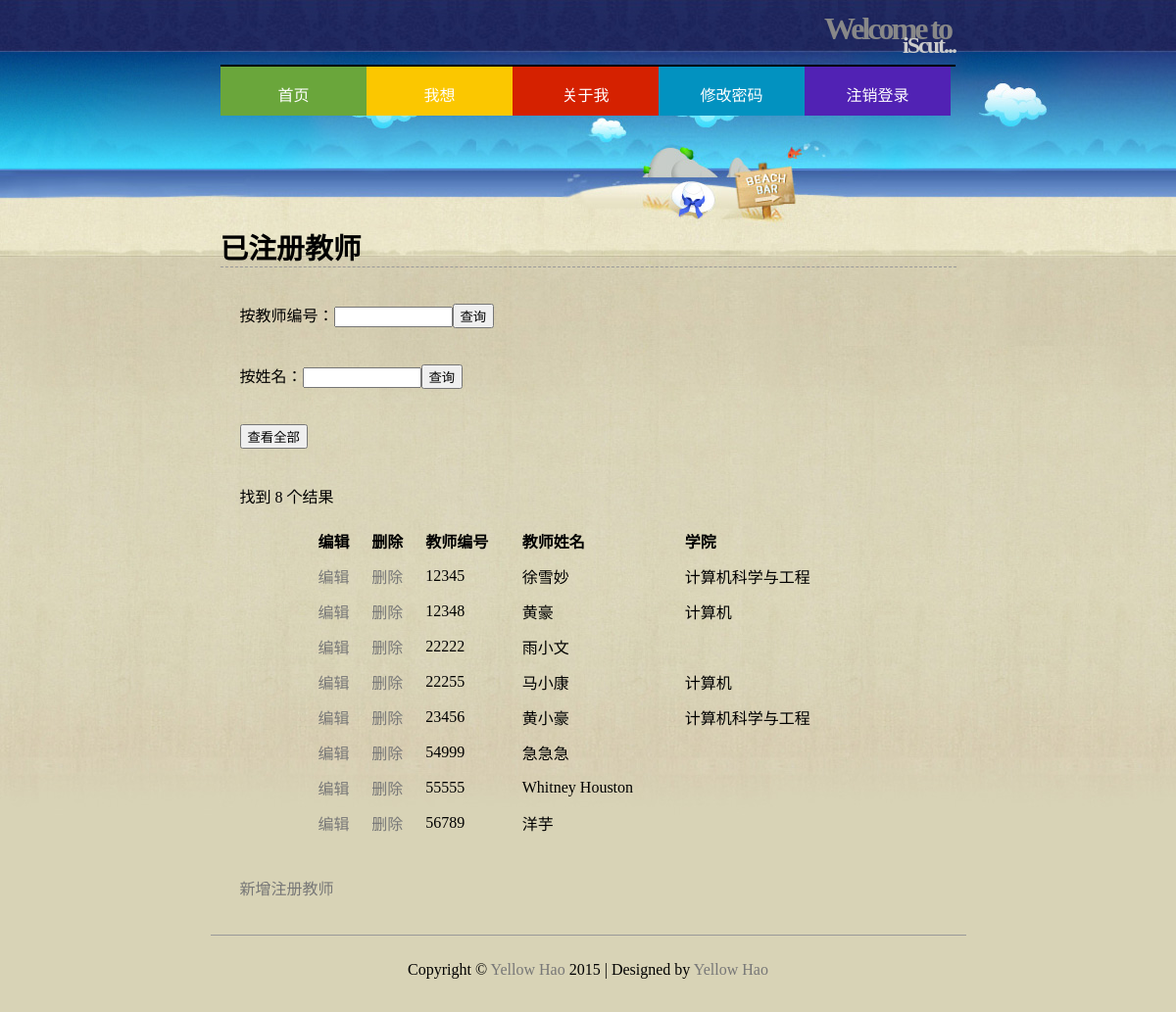
The page /iScut/htdocs/view_teachers.php (signed in) on the database its author committed.
### tables this page shows
CREATE TABLE `teacher` (
  `t_id` char(5) NOT NULL,
  `t_name` char(30) NOT NULL,
  `pass` char(40) NOT NULL,
  `dep_name` char(50) DEFAULT NULL
);

### iScut/htdocs/view_teachers.php (the view, shortened to what this page needs)
<?php
echo '<h1>已注册教师</h1>';
require_once('../mysqli_connect.php');
echo '<form action="view_teachers.php" method="POST">
<p>按教师编号：<input type="text" name="tid" maxlength="10" size="12" /><input type="submit" name="search_t_id" value="查询"/></p>
<p>按姓名：<input type="text" name="tname" maxlength="8" size="12" /><input type="submit" name="search_t_name" value="查询"/></p>
<p><input type="submit" name="all" value="查看全部" /></form>';
$q="";
if(isset($_POST['search_t_id'])){
	$tid=$_POST['tid'];
	$q="SELECT * FROM teacher WHERE t_id=$tid";
}elseif(isset($_POST['search_s_name'])){
	$sname=$_POST['sid'];
	$q="SELECT * FROM teacher WHERE t_name='$tname'";
}else{
$q="SELECT * FROM teacher ORDER BY t_id ASC";
}
$r=@mysqli_query($dbc,$q);
$num=mysqli_num_rows($r);
if($num>0){
echo "<p>找到 $num 个结果</p>\n";
echo '<table align="center" cellspacing="3" cellpadding="3" width="75%">
<tr><td align="left"><b>编辑</b></td><td align="left"><b>删除</b></td><td align="left"><b>教师编号</b></td>
<td align="left"><b>教师姓名</b></td><td align="left"><b>学院</b></td></tr>';
while($row=mysqli_fetch_array($r,MYSQLI_ASSOC)){
echo '<tr>
<tr><td align="left"><a href="edit_teacher.php?id='.$row['t_id'].' ">编辑</a>
</td>
<td align="left"><a href="delete_teacher.php?id='.$row['t_id'].' ">删除</a></td>
<td align="left">'.$row['t_id'].'</td><td align="left">'.
$row['t_name'].'</td><td align="left">'.$row['dep_name'].'</td></tr>';
}
echo '</table>';
} else{
echo '<p class="error">查无记录！</p>';
}
echo '<p><a href="t_register.php">新增注册教师</a></p>';
?>

### iScut/htdocs/includes/style.css (style rules this page uses)
a { color:#777; text-decoration:none; }
body { font-family:"Lucida Grande",arial,sans-serif; background:#CDCDCD url(../img/background.jpg) no-repeat fixed top; //background-position-x: 50%; font-family:微软雅黑; }
#header { border-bottom:2px solid #000000; height:60px; margin:0 auto; width:750px; }
#header h1 { color:#888; font-size:200%; letter-spacing:-3px; text-align:right; padding:5px; margin-top:-20px; margin-bottom:-40px; }
#header h2 { color:#CCC; font-size:150%; letter-spacing:-2px; text-align:right; }
#navigation { text-align:center; margin:0 auto; width:750px; position:relative; }
#navigation li { width:149px; height:50px; float:left; color:#191919; text-align:center; overflow:hidden; position:relative; }
#navigation ul { margin:0; padding:0; position:absolute; }
#navigation a { color:#FFF; text-decoration:none; }
#navigation p { padding:0px 5px; }
#navigation .green, .ngreen { background:#6AA63B; }
#navigation .yellow, .nyellow { background:#FBC700; }
#navigation .nred { background:#D52100; }
#navigation .purple,.npurple { background:#5122B4; }
#navigation .blue { background:#0292C0; }
#content { height:auto; margin:0 auto; padding:0 0 20px; width:751px; margin-top:125px; }
#content h1 { border-bottom:1px dashed #999; font-size:1.8em; padding:20px 0 0; margin:0 auto; }
#content p { padding:20px 20px 0; }
#footer { border-top:1px solid #999; height:50px; margin:0 auto; padding:10px; text-align:center; width:751px; }

### rows shown on the page
teacher: t_id "12345", t_name "徐雪妙", dep_name "计算机科学与工程"
teacher: t_id "12348", t_name "黄豪", dep_name "计算机"
teacher: t_id "22222", t_name "雨小文"
teacher: t_id "22255", t_name "马小康", dep_name "计算机"
teacher: t_id "23456", t_name "黄小豪", dep_name "计算机科学与工程"
teacher: t_id "54999", t_name "急急急"
teacher: t_id "55555", t_name "Whitney Houston"
teacher: t_id "56789", t_name "洋芋"

### other values the page prints
$num "8"
